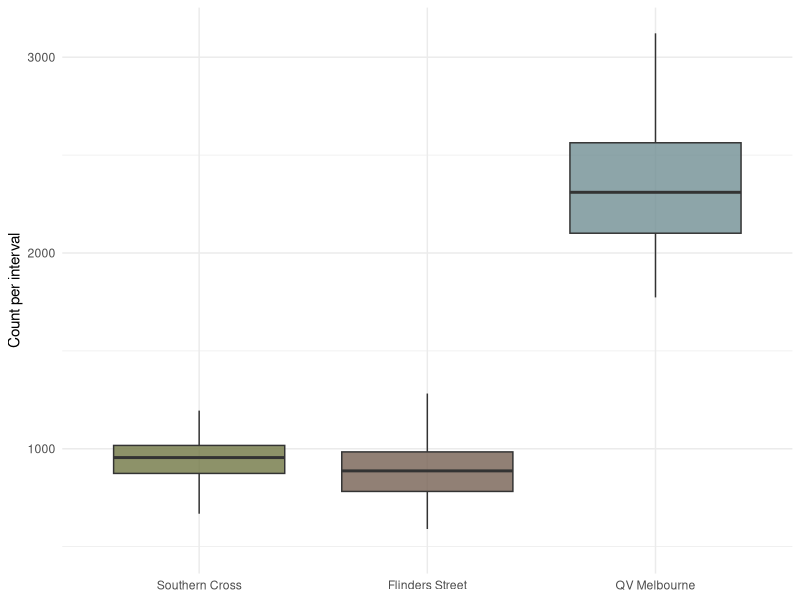
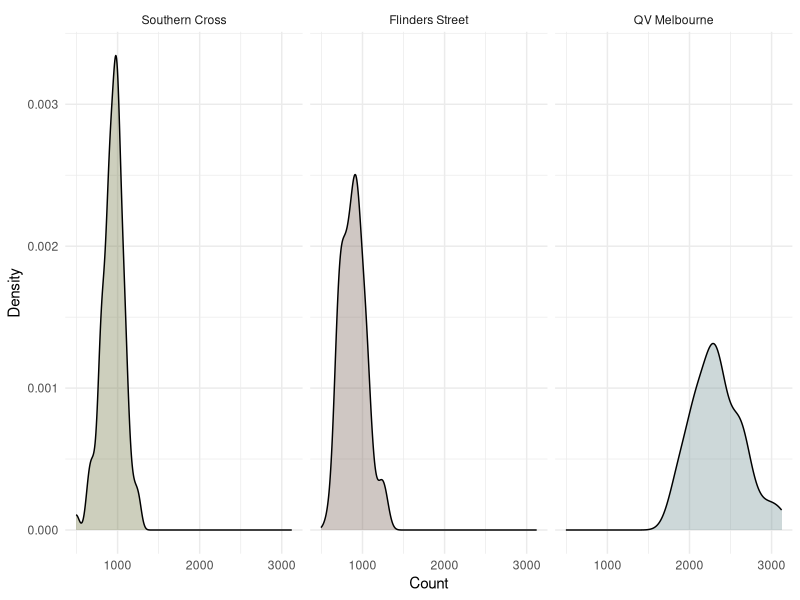
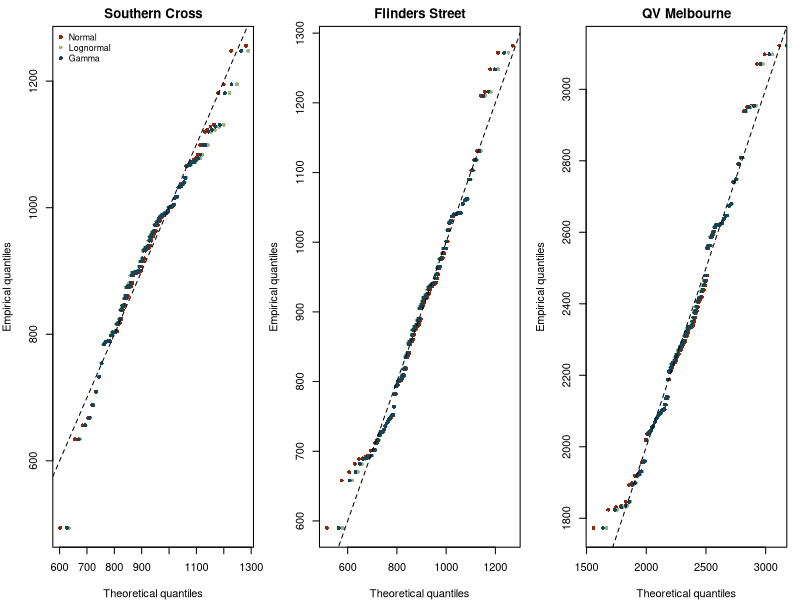
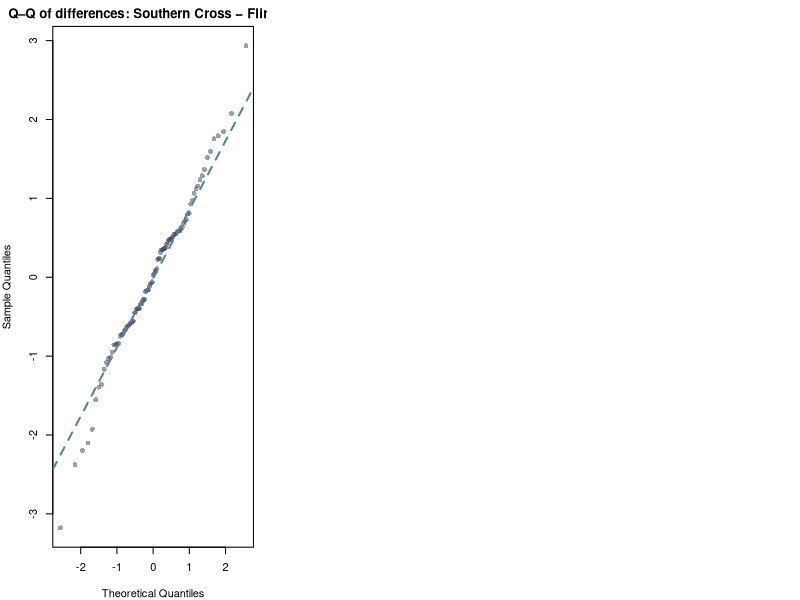
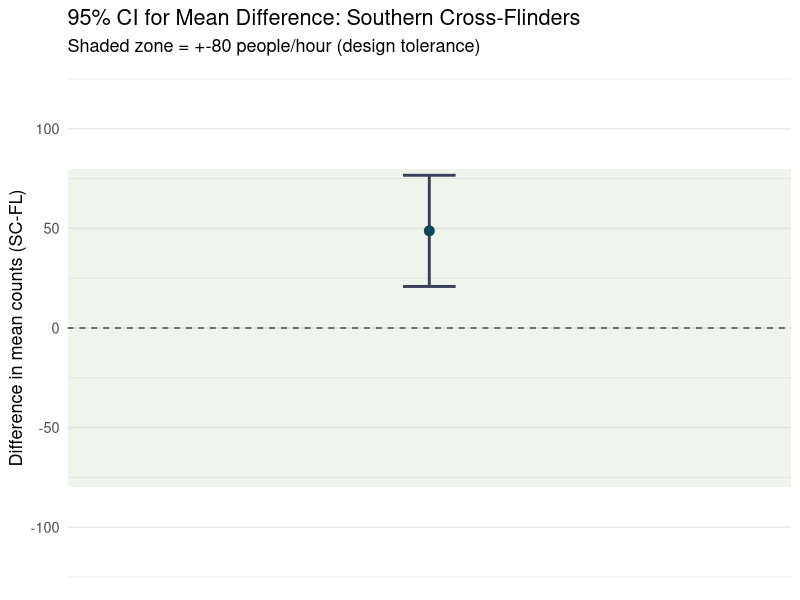
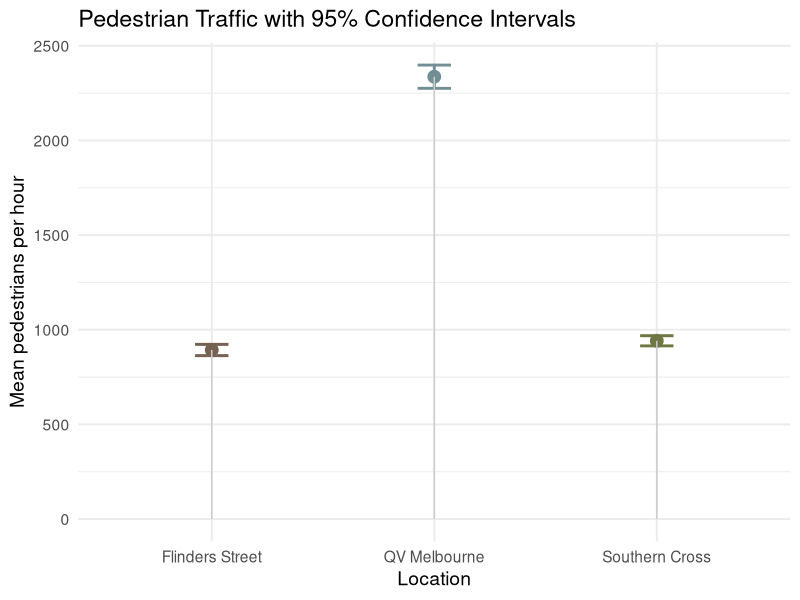
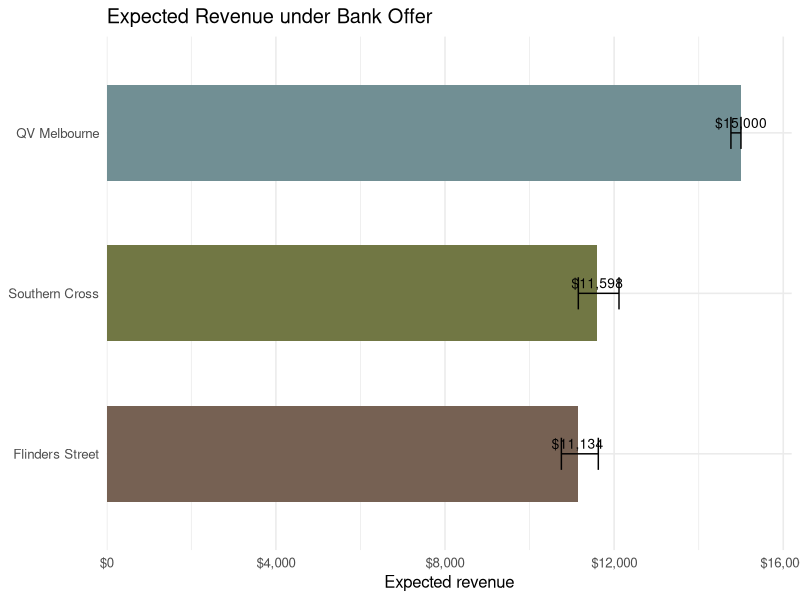

Generate these figures, in order, with R:
## ---- chunk 1
#| label: setup
#| include: false
#| echo: true
#| message: false
#| warning: false

knitr::opts_chunk$set(fig.align = "center", fig.width = 8, fig.height = 5, dpi = 150)
knitr::opts_chunk$set(echo = TRUE, warning = FALSE,
                      eval = TRUE, message = FALSE)

library(boot)
library(MASS)
library(tidyverse)
library(knitr)
library(kableExtra)
library(broom)
library(purrr)
library(scales)

set.seed(355435)  

B <- 5000

cross_cols <- c(
  "Flinders Street" = "#766153",
  "QV Melbourne" = "#718f94",
  "Southern Cross"  = "#717744")
## ---- chunk 2
pedestrian_df <- read.csv(here::here("data/pedestrians.csv"))
## ---- chunk 3
pedestrian_long <- pedestrian_df %>%
  mutate(obs = row_number()) %>%
  pivot_longer(-obs, names_to = "crossing", values_to = "count") %>%
  mutate(crossing = recode(
    crossing,
    "flinders_street" = "Flinders Street",
    "qv_melbourne"    = "QV Melbourne",
    "southern_cross"  = "Southern Cross")) %>%
  mutate(crossing = factor(
    crossing,
    levels = c("Southern Cross", "Flinders Street", "QV Melbourne")))

## ---- chunk 4
#| label: fig-boxplot
#| fig-cap: "Pedestrian counts by crossing."

ggplot(pedestrian_long, aes(x = crossing, y = count, fill = crossing)) +
  geom_boxplot(outlier.shape = NA, alpha = 0.8) +
  scale_fill_manual(values = cross_cols) +
  labs(
    x = NULL,
    y = "Count per interval"
  ) +
  theme_minimal() +
  theme(legend.position = "none")

## ---- chunk 5
#| label: fig-density
#| fig-cap: "Distribution of pedestrian counts by crossing (density curves)."

ggplot(pedestrian_long, aes(x = count, fill = crossing)) +
  geom_density(alpha = 0.35) +
  facet_wrap(~ crossing, scales = "fixed") +
  scale_fill_manual(values = cross_cols) +
  labs(
    x = "Count",
    y = "Density"
  ) +
  theme_minimal() +
  theme(legend.position = "none")

## ---- chunk 6
#| label: tbl-crossing-summary
#| tbl-cap: "Descriptive statistics for pedestrian counts at each crossing."
#| warning: false

pedestrian_long %>%
  group_by(crossing) %>%
  summarise(
    n     = n(),
    mean  = mean(count),
    median= median(count),
    sd    = sd(count),
    min   = min(count),
    max   = max(count),
    iqr   = IQR(count),
    .groups = "drop"
) %>%
  kable(
        digits = 1, align = c("l","r")) %>%
  kable_styling(
    bootstrap_options = c("striped", "hover", "condensed", "responsive"),
    full_width = FALSE
  ) %>%
  row_spec(0, bold = TRUE, color = "#FFFFFF", background = "#598392") %>%
  column_spec(1, bold = TRUE, color = "#004D40")
## ---- chunk 7
#| label: tbl-mle
#| warning: false

# Southern Cross
sc <- pedestrian_df$southern_cross
fit_sc_norm  <- fitdistr(sc, "normal")
fit_sc_logn  <- fitdistr(sc, "lognormal")
fit_sc_gamma <- fitdistr(sc, "gamma")   

sc_models <- tibble(
  crossing = "Southern Cross",
  model    = c("normal","lognormal","gamma"),
  logLik   = c(logLik(fit_sc_norm)[1],  logLik(fit_sc_logn)[1],  logLik(fit_sc_gamma)[1]),
  AIC      = c(AIC(fit_sc_norm),        AIC(fit_sc_logn),        AIC(fit_sc_gamma)),

  mean_est = c(
    unname(fit_sc_norm$estimate["mean"]),
    exp(fit_sc_logn$estimate["meanlog"] + 0.5*fit_sc_logn$estimate["sdlog"]^2),
    unname(fit_sc_gamma$estimate["shape"] / fit_sc_gamma$estimate["rate"])),
  
  sd_est   = c(
    unname(fit_sc_norm$estimate["sd"]),
    sqrt((exp(fit_sc_logn$estimate["sdlog"]^2) - 1) *
         exp(2*fit_sc_logn$estimate["meanlog"] + fit_sc_logn$estimate["sdlog"]^2)),
    sqrt(unname(fit_sc_gamma$estimate["shape"]) / (unname(fit_sc_gamma$estimate["rate"])^2))))

# Flinders Street
fl <- pedestrian_df$flinders_street
fit_fl_norm  <- fitdistr(fl, "normal")
fit_fl_logn  <- fitdistr(fl, "lognormal")
fit_fl_gamma <- fitdistr(fl, "gamma")

fl_models <- tibble(
  crossing = "Flinders Street",
  model    = c("normal","lognormal","gamma"),
  logLik   = c(logLik(fit_fl_norm)[1],  logLik(fit_fl_logn)[1],  logLik(fit_fl_gamma)[1]),
  AIC      = c(AIC(fit_fl_norm),        AIC(fit_fl_logn),        AIC(fit_fl_gamma)),

  mean_est = c(
    unname(fit_fl_norm$estimate["mean"]),
    exp(fit_fl_logn$estimate["meanlog"] + 0.5*fit_fl_logn$estimate["sdlog"]^2),
    unname(fit_fl_gamma$estimate["shape"] / fit_fl_gamma$estimate["rate"])),
  
  sd_est   = c(
    unname(fit_fl_norm$estimate["sd"]),
    sqrt((exp(fit_fl_logn$estimate["sdlog"]^2) - 1) *
         exp(2*fit_fl_logn$estimate["meanlog"] + fit_fl_logn$estimate["sdlog"]^2)),
    sqrt(unname(fit_fl_gamma$estimate["shape"]) / (unname(fit_fl_gamma$estimate["rate"])^2))))

# QV Melbourne
qv <- pedestrian_df$qv_melbourne
fit_qv_norm  <- fitdistr(qv, "normal")
fit_qv_logn  <- fitdistr(qv, "lognormal")
fit_qv_gamma <- fitdistr(qv, "gamma")

qv_models <- tibble(
  crossing = "QV Melbourne",
  model    = c("normal","lognormal","gamma"),
  logLik   = c(logLik(fit_qv_norm)[1],  logLik(fit_qv_logn)[1],  logLik(fit_qv_gamma)[1]),
  AIC      = c(AIC(fit_qv_norm),        AIC(fit_qv_logn),        AIC(fit_qv_gamma)),

  mean_est = c(
    unname(fit_qv_norm$estimate["mean"]),
    exp(fit_qv_logn$estimate["meanlog"] + 0.5*fit_qv_logn$estimate["sdlog"]^2),
    unname(fit_qv_gamma$estimate["shape"] / fit_qv_gamma$estimate["rate"])),
  
  sd_est   = c(
    unname(fit_qv_norm$estimate["sd"]),
    sqrt((exp(fit_qv_logn$estimate["sdlog"]^2) - 1) *
         exp(2*fit_qv_logn$estimate["meanlog"] + fit_qv_logn$estimate["sdlog"]^2)),
    sqrt(unname(fit_qv_gamma$estimate["shape"]) / (unname(fit_qv_gamma$estimate["rate"])^2))))

mle_fits <- bind_rows(sc_models, fl_models, qv_models) %>%
  arrange(crossing, AIC)

mle_fits  %>%
  kable(
    caption = "Maximum-likelihood estimates for Normal, Lognormal and Gamma models across the three crossings.",
    digits = 1,
    align = rep("c")  
  ) %>%
  kable_styling(
    bootstrap_options = c("striped", "hover", "condensed", "responsive"),
    full_width = FALSE,
    position = "center"
  ) %>%
  row_spec(0, bold = TRUE, color = "#FFFFFF", background = "#598392") %>%
  column_spec(1, bold = TRUE, color = "#004D40")
## ---- chunk 8
#| label: fig-qqplots
#| fig-cap: "Q–Q plots comparing empirical and theoretical quantiles for the fitted Normal, Lognormal and Gamma models at each crossing."
#| warning: false

par(mfrow = c(1,3), mar = c(4,4,2,1))

## Southern Cross 
x <- sort(sc); n <- length(x); p <- (seq_len(n) - 0.5) / n
qN <- qnorm(p,  mean = fit_sc_norm$estimate["mean"],    sd = fit_sc_norm$estimate["sd"])
qL <- qlnorm(p, meanlog = fit_sc_logn$estimate["meanlog"], sdlog = fit_sc_logn$estimate["sdlog"])
qG <- qgamma(p, shape = fit_sc_gamma$estimate["shape"], rate = fit_sc_gamma$estimate["rate"])

plot(qN, x, xlab = "Theoretical quantiles", ylab = "Empirical quantiles",
     main = "Southern Cross", pch = 16, col = "#8F250C", cex = 0.8)
points(qL, x, pch = 16, col = "#9cb380", cex = 0.8)
points(qG, x, pch = 16, col = "#124559", cex = 0.8)
abline(0, 1, lty = 2)
legend("topleft", legend = c("Normal", "Lognormal", "Gamma"),
       col = c("#8F250C", "#9cb380", "#124559"), pch = 16, bty = "n", cex = 0.8)

# Flinders Street
x <- sort(fl); n <- length(x); p <- (seq_len(n) - 0.5) / n
qN <- qnorm(p,  mean = fit_fl_norm$estimate["mean"],    sd = fit_fl_norm$estimate["sd"])
qL <- qlnorm(p, meanlog = fit_fl_logn$estimate["meanlog"], sdlog = fit_fl_logn$estimate["sdlog"])
qG <- qgamma(p, shape = fit_fl_gamma$estimate["shape"], rate = fit_fl_gamma$estimate["rate"])

plot(qN, x, xlab = "Theoretical quantiles", ylab = "Empirical quantiles",
     main = "Flinders Street", pch = 16, col = "#8F250C", cex = 0.8)
points(qL, x, pch = 16, col = "#9cb380", cex = 0.8)
points(qG, x, pch = 16, col = "#124559", cex = 0.8)
abline(0, 1, lty = 2)

# QV Melbourne 
x <- sort(qv); n <- length(x); p <- (seq_len(n) - 0.5) / n
qN <- qnorm(p,  mean = fit_qv_norm$estimate["mean"],    sd = fit_qv_norm$estimate["sd"])
qL <- qlnorm(p, meanlog = fit_qv_logn$estimate["meanlog"], sdlog = fit_qv_logn$estimate["sdlog"])
qG <- qgamma(p, shape = fit_qv_gamma$estimate["shape"], rate = fit_qv_gamma$estimate["rate"])

plot(qN, x, xlab = "Theoretical quantiles", ylab = "Empirical quantiles",
     main = "QV Melbourne", pch = 16, col = "#8F250C", cex = 0.8)
points(qL, x, pch = 16, col = "#9cb380", cex = 0.8)
points(qG, x, pch = 16, col = "#124559", cex = 0.8)
abline(0, 1, lty = 2)

## ---- chunk 9
#| label: tbl-q90-sample
#| warning: false

pedestrian_long %>%
  group_by(crossing) %>%
  summarise(q90 = quantile(count, 0.9)) %>%
  kable(caption = "Empirical 90th percentile estimates and 95% bootstrap confidence intervals for each crossing",
        digits = 1, align = c("l","r")) %>%
  kable_styling(
    bootstrap_options = c("striped", "hover", "condensed", "responsive"),
    full_width = FALSE
  ) %>%
  row_spec(0, bold = TRUE, color = "#FFFFFF", background = "#598392") %>%
  column_spec(1, bold = TRUE, color = "#004D40")
  
# function to calculate 90th percentile
q90_fn <- function(data, i) quantile(data[i], 0.9)

# Flinders Street
fl_boot <- boot(pedestrian_df$flinders_street, q90_fn, R = 1000)
ci_fl <- boot.ci(fl_boot, type = "perc")

# Southern Cross
sc_boot <- boot(pedestrian_df$southern_cross, q90_fn, R = 1000)
ci_sc <- boot.ci(sc_boot, type = "perc")

# QV Melbourne
qv_boot <- boot(pedestrian_df$qv_melbourne, q90_fn, R = 1000)
ci_qv <- boot.ci(qv_boot, type = "perc")

sample_tbl <- tibble(
  crossing        = c("Flinders Street","Southern Cross","QV Melbourne"),
  q90_sample      = round(c(
    quantile(pedestrian_df$flinders_street, 0.9),
    quantile(pedestrian_df$southern_cross, 0.9),
    quantile(pedestrian_df$qv_melbourne, 0.9)
  ), 2),
  q90_sample_low  = round(c(ci_fl$percent[4], ci_sc$percent[4], ci_qv$percent[4]), 2),
  q90_sample_high = round(c(ci_fl$percent[5], ci_sc$percent[5], ci_qv$percent[5]), 2)
)

## ---- chunk 10
#| warning: false

# Compute the theoretical 90th percentile from each fitted model
q90_model_point <- list(
  fl = qlnorm(0.9, meanlog = fit_fl_logn$estimate["meanlog"], sdlog = fit_fl_logn$estimate["sdlog"]),
  sc = qnorm (0.9, mean    = fit_sc_norm$estimate["mean"],     sd    = fit_sc_norm$estimate["sd"]),
  qv = qlnorm(0.9, meanlog = fit_qv_logn$estimate["meanlog"], sdlog = fit_qv_logn$estimate["sdlog"])
)

q90_model_ci <- function(fit, dist, n, B = 1000) {
  boot_q90 <- replicate(B, {
    sim <- if (dist == "normal") {
      rnorm(n, mean = fit$estimate["mean"], sd = fit$estimate["sd"])
    } else {
      rlnorm(n, meanlog = fit$estimate["meanlog"], sdlog = fit$estimate["sdlog"])
    }
    quantile(sim, 0.9)
  })
  quantile(boot_q90, c(0.025, 0.975))
}

n_fl <- nrow(pedestrian_df)
n_sc <- nrow(pedestrian_df)
n_qv <- nrow(pedestrian_df)

ci_fl_m <- q90_model_ci(fit_fl_logn, "lognormal", n_fl)
ci_sc_m <- q90_model_ci(fit_sc_norm, "normal", n_sc)
ci_qv_m <- q90_model_ci(fit_qv_logn, "lognormal", n_qv)

model_tbl <- tibble(
  crossing       = c("Flinders Street","Southern Cross","QV Melbourne"),
  model          = c("lognormal","normal","lognormal"),
  q90_model      = round(c(q90_model_point$fl, q90_model_point$sc, q90_model_point$qv), 2),
  q90_model_low  = round(c(ci_fl_m[1], ci_sc_m[1], ci_qv_m[1]), 2),
  q90_model_high = round(c(ci_fl_m[2], ci_sc_m[2], ci_qv_m[2]), 2)
)

## ---- chunk 11
#| label: tbl-q90-final
#| warning: false

final_tbl <- sample_tbl %>%
  left_join(model_tbl, by = "crossing")

final_tbl %>%
  kable(
    caption = "Comparison of empirical and model-based 90th percentile estimates with 95% confidence intervals for each crossing",
    digits = 1,
    align = rep("c", ncol(final_tbl))  
  ) %>%
  kable_styling(
    bootstrap_options = c("striped", "hover", "condensed", "responsive"),
    full_width = FALSE,
    position = "center"
  ) %>%
  row_spec(0, bold = TRUE, color = "#FFFFFF", background = "#598392") %>%
  column_spec(1, bold = TRUE, color = "#004D40")
## ---- chunk 12
#| label: tbl-task3-ttest
#| warning: false

df  <- na.omit(pedestrian_df[, c("southern_cross","flinders_street")])
sc  <- df$southern_cross
fl  <- df$flinders_street
d   <- sc - fl                 

tt <- t.test(sc, fl, paired = TRUE, conf.level = 0.95)
paired_tt_tbl <- tibble(
  Comparison = "Southern Cross − Flinders Street",
  Mean_Diff  = tt$estimate,
  `95% CI (Low)` = tt$conf.int[1],
  `95% CI (High)` = tt$conf.int[2],
  t_value = tt$statistic,
  df = tt$parameter,
  p_value = tt$p.value
)

paired_tt_tbl %>%
  kable(
    caption = "Paired t-test results comparing Southern Cross and Flinders Street (95% confidence interval for mean difference).",
    digits = 2,
    align = rep("c", ncol(.))
  ) %>%
  kable_styling(
    bootstrap_options = c("striped", "hover", "condensed", "responsive"),
    full_width = FALSE,
    position = "center"
  ) %>%
  row_spec(0, bold = TRUE, color = "#FFFFFF", background = "#598392") %>%
  column_spec(1, bold = TRUE, color = "#004D40")
## ---- chunk 13
#| label: fig-task3-qq
#| fig-cap: "Q–Q plot of paired differences (Southern Cross − Flinders Street) showing approximate normality."
#| warning: false

qqnorm(scale(d),
       main = "Q–Q of differences: Southern Cross − Flinders",
       pch  = 16,
       col  = adjustcolor("#3a405a", alpha.f = 0.5))
qqline(scale(d),
       col  = "#598392",
       lwd  = 2,
       lty  = 2)
## ---- chunk 14
#| label: fig-task3-ci
#| fig-cap: "95% confidence interval for the mean difference between Southern Cross and Flinders Street. Shaded area shows +-80 people/hour design tolerance."
#| warning: false

ci <- tibble(
  estimate = tt$estimate,
  lower = tt$conf.int[1],
  upper = tt$conf.int[2]
)

ggplot(ci) +
  geom_rect(aes(xmin = -Inf, xmax = Inf, ymin = -80, ymax = 80),
            fill = "#b5cda3", alpha = 0.2) +
  geom_errorbar(aes(x = 1, ymin = lower, ymax = upper),
                width = 0.08, linewidth = 1,
                colour = "#3a405a") +
  geom_point(aes(x = 1, y = estimate),
             size = 3, colour = "#124559") +
  geom_hline(yintercept = 0, linetype = "dashed", colour = "#444444") +
  coord_cartesian(ylim = c(-120, 120)) +
  scale_x_continuous(limits = c(0.5, 1.5), breaks = NULL) +
  labs(
    title = "95% CI for Mean Difference: Southern Cross-Flinders",
    subtitle = "Shaded zone = +-80 people/hour (design tolerance)",
    y = "Difference in mean counts (SC-FL)",
    x = NULL
  ) +
  theme_minimal(base_size = 13)

## ---- chunk 15
# Southern Cross
tt_sc <- t.test(pedestrian_df$southern_cross, conf.level = 0.95)

# Flinders Street
tt_fl <- t.test(pedestrian_df$flinders_street, conf.level = 0.95)

# QV
tt_qv <- t.test(pedestrian_df$qv, conf.level = 0.95)

## ---- chunk 16
#| label: tbl-task4-means
#| warning: false
tt_table <- tibble(
  Location = c("Southern Cross", "Flinders Street", "QV Melbourne"),
  Mean     = c(tt_sc$estimate, tt_fl$estimate, tt_qv$estimate),
  `95% CI (Low)`  = c(tt_sc$conf.int[1], tt_fl$conf.int[1], tt_qv$conf.int[1]),
  `95% CI (High)` = c(tt_sc$conf.int[2], tt_fl$conf.int[2], tt_qv$conf.int[2]))

tt_table %>%
  kable(
    caption = "Mean pedestrian counts and 95% confidence intervals for each crossing (one-sample t-tests)",
    digits = 1,
    align = rep("c", ncol(.))
  ) %>%
  kable_styling(
    bootstrap_options = c("striped", "hover", "condensed", "responsive"),
    full_width = FALSE,
    position = "center"
  ) %>%
  row_spec(0, bold = TRUE, color = "#FFFFFF", background = "#598392") %>%
  column_spec(1, bold = TRUE, color = "#004D40")
## ---- chunk 17
#| label: fig-task4-traffic
#| fig-cap: "Lollipop plot showing mean pedestrian counts with 95% confidence intervals at each crossing."
#| warning: false
ggplot(tt_table, aes(x = Location, y = Mean, color = Location)) +
  geom_point(size = 4) +
  geom_errorbar(aes(ymin = `95% CI (Low)`, ymax = `95% CI (High)`), width = 0.15, linewidth = 1) +
  geom_segment(aes(xend = Location, y = 0, yend = Mean), color = "grey80") +
  scale_color_manual(values = cross_cols) +
  labs(
    title = "Pedestrian Traffic with 95% Confidence Intervals",
    y = "Mean pedestrians per hour",
    x = "Location"
  ) +
  theme_minimal(base_size = 14) +
  theme(legend.position = "none")
## ---- chunk 18
#| label: tbl-task5-revenue
#| warning: false

THRESH  <- 1000
BASE    <- 10000
BONUS   <- 5000
LEVEL   <- 0.95

# Binomial proportion + Wilson CI via prop.test (built-in)
rev_ci <- pedestrian_long %>%
  mutate(over_1000 = count > THRESH) %>%
  group_by(crossing) %>%
  summarise(
    n = n(),
    k = sum(over_1000),
    .groups = "drop"
  ) %>%
  rowwise() %>%
  mutate(
    pt   = list(prop.test(k, n, conf.level = LEVEL, correct = TRUE)),
    phat = pt$estimate[[1]],
    lo_p = pt$conf.int[1],
    hi_p = pt$conf.int[2],
    rev_hat = BASE + BONUS * phat,
    rev_lo  = BASE + BONUS * lo_p,
    rev_hi  = BASE + BONUS * hi_p
  ) %>%
  ungroup() 

rev_ci <- rev_ci[, c("crossing","n", "k", "phat", "lo_p", "hi_p", "rev_hat", "rev_lo", "rev_hi")]

rev_ci %>%
  kable(
    caption = "Estimated expected revenue and 95% confidence intervals for each crossing using the Wilson score interval.",
    digits = 1,
    align = rep("c", ncol(final_tbl))  
  ) %>%
  kable_styling(
    bootstrap_options = c("striped", "hover", "condensed", "responsive"),
    full_width = FALSE,
    position = "center"
  ) %>%
  row_spec(0, bold = TRUE, color = "#FFFFFF", background = "#598392") %>%
  column_spec(1, bold = TRUE, color = "#004D40")


## ---- chunk 19
#| label: fig-task5-revenue
#| fig-cap: "Expected billboard revenue with 95% confidence intervals at each crossing."
#| warning: false
ggplot(rev_ci, aes(x = reorder(crossing, rev_hat), y = rev_hat)) +
  geom_col(aes(fill = crossing), width = 0.6) +
  geom_errorbar(aes(ymin = rev_lo, ymax = rev_hi), width = 0.2) +
  geom_text(aes(label = scales::dollar(rev_hat, accuracy = 1)),
            vjust = -0.5, size = 3.5) +
  scale_fill_manual(values = cross_cols) +
  scale_y_continuous(
    labels = scales::label_dollar(prefix = "$", accuracy = 1),
    expand = expansion(mult = c(0, 0.08))
  ) +
  coord_flip() +
  labs(
    title = "Expected Revenue under Bank Offer",
    x = NULL, y = "Expected revenue"
  ) +
  theme_minimal(base_size = 12) +
  theme(legend.position = "none")
